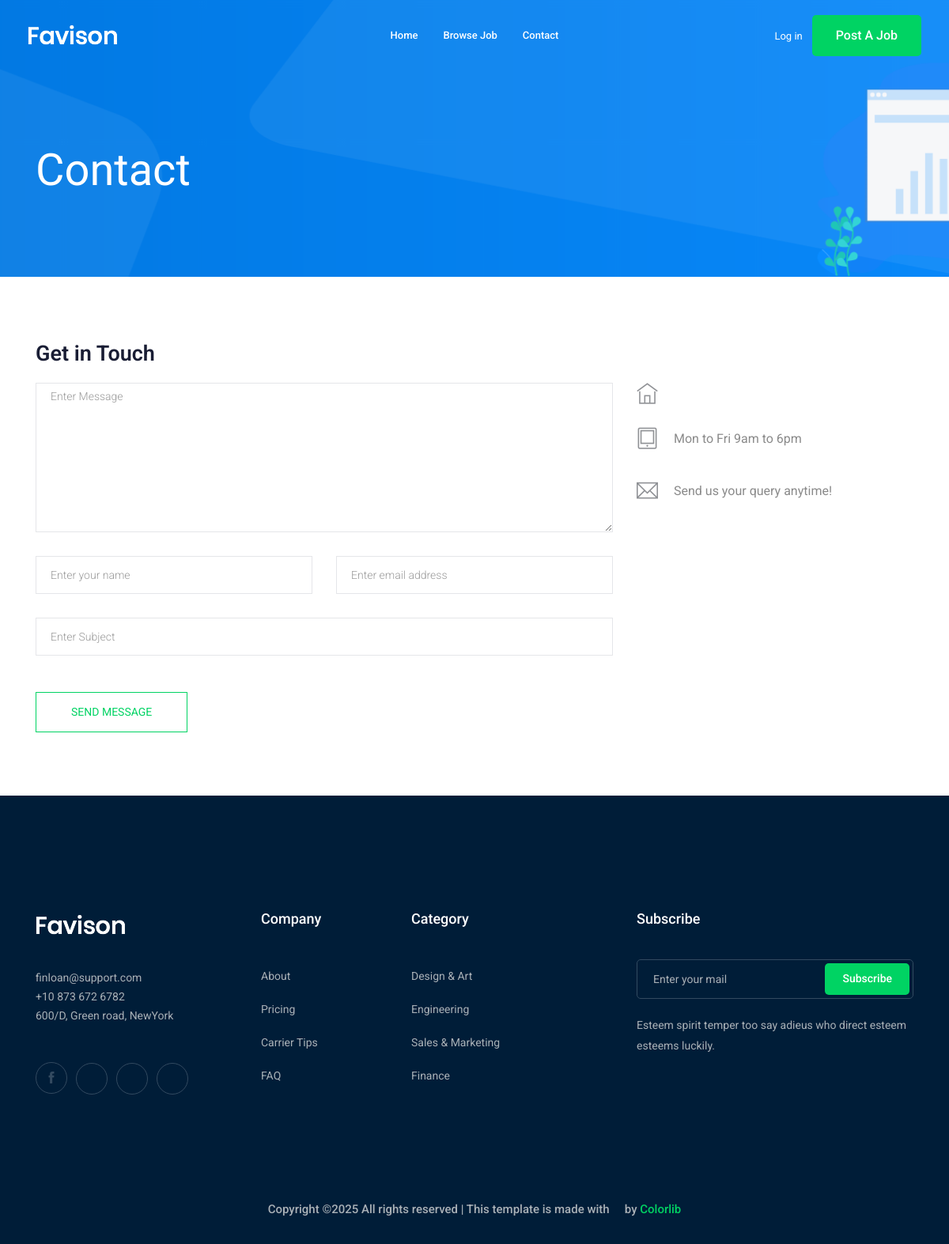
Before: /Contact/ with the older database file.
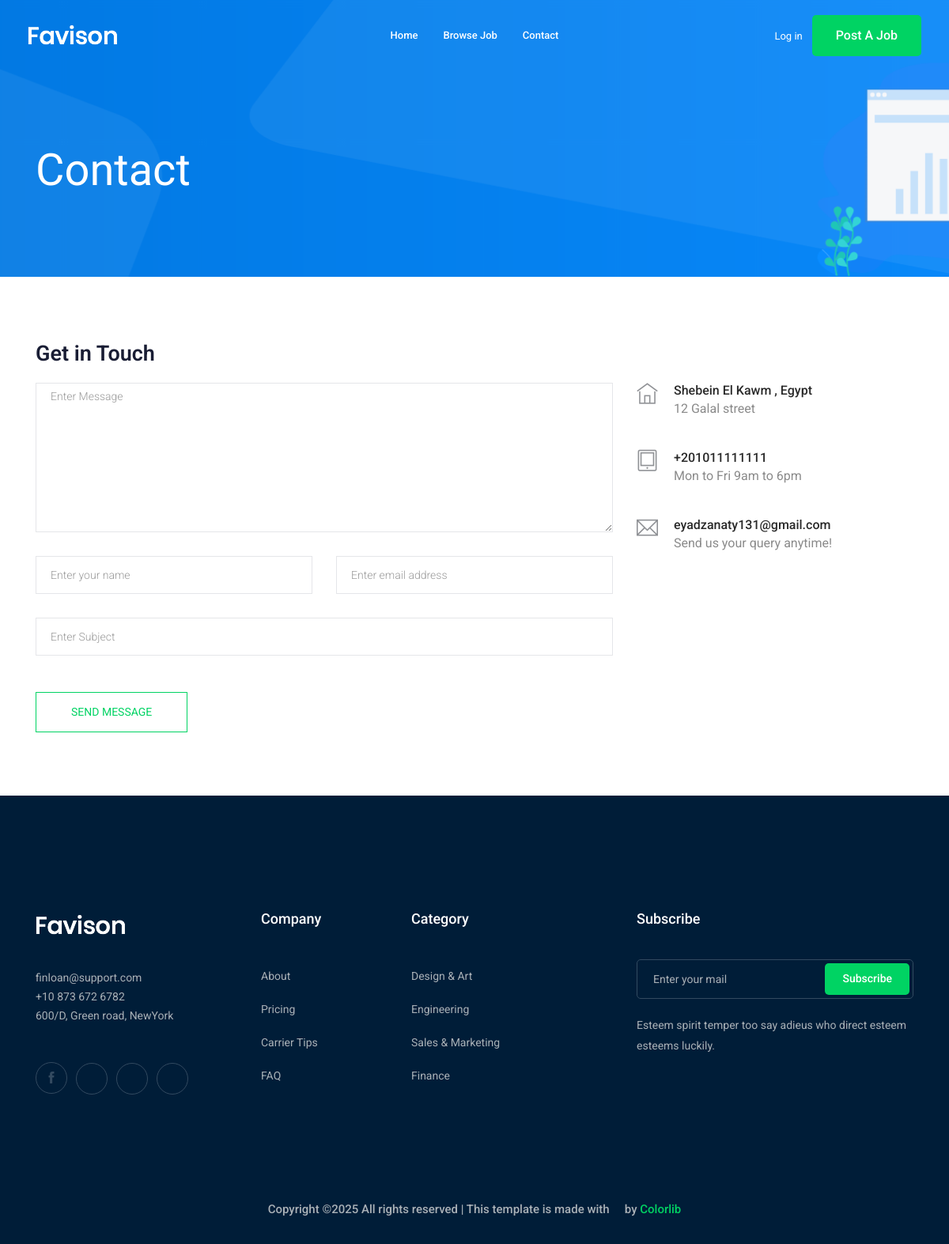
After: the same page with the newer database file.
### contact/models.py (models this page shows, shortened)
class Info(models.Model):
    location= models.CharField(max_length= 50)
    street= models.CharField(max_length= 50)
    phone_number = PhoneNumberField()
    email= models.EmailField(max_length=30, null=True, blank=True)

### contact/views.py (the view, shortened to what this page needs)
# urls.py: path('', views.send_message, name='contact'),
def send_message(request):
    myinfo=Info.objects.first()
    context= {'info': myinfo}
    return render(request, 'contact/contact.html', context)

### contact/templates/contact/contact.html (shortened to what this page needs)
{% extends 'base.html' %}
{% block body %}
    <div class="bradcam_area bradcam_bg_1">
        <div class="container">
            <div class="row">
                <div class="col-xl-12">
                    <div class="bradcam_text">
                        <h3>contact</h3>
                    </div>
                </div>
            </div>
        </div>
    </div>
  <section class="contact-section section_padding">
    <div class="container">
      <div class="row">
        <div class="col-12">
          <h2 class="contact-title">Get in Touch</h2>
        </div>
        <div class="col-lg-8">
          <form class="form-contact contact_form" method="post" novalidate="novalidate">
            <div class="row">
              <div class="col-12">
                <div class="form-group">
                    <textarea class="form-control w-100" name="message" id="message" cols="30" rows="9" onfocus="this.placeholder = ''" onblur="this.placeholder = 'Enter Message'" placeholder = 'Enter Message'></textarea>
                </div>
              </div>
              <div class="col-sm-6">
                <div class="form-group">
                  <input class="form-control" name="name" id="name" type="text" onfocus="this.placeholder = ''" onblur="this.placeholder = 'Enter your name'" placeholder = 'Enter your name'>
                </div>
              </div>
              <div class="col-sm-6">
                <div class="form-group">
                  <input class="form-control" name="email" id="email" type="email" onfocus="this.placeholder = ''" onblur="this.placeholder = 'Enter email address'" placeholder = 'Enter email address'>
                </div>
              </div>
              <div class="col-12">
                <div class="form-group">
                  <input class="form-control" name="subject" id="subject" type="text" onfocus="this.placeholder = ''" onblur="this.placeholder = 'Enter Subject'" placeholder = 'Enter Subject'>
                </div>
              </div>
            </div>
            <div class="form-group mt-3">
              <button type="submit" class="button button-contactForm btn_4 boxed-btn">Send Message</button>
            </div>
          </form>
        </div>
        <div class="col-lg-4">
          <div class="media contact-info">
            <span class="contact-info__icon"><i class="ti-home"></i></span>
            <div class="media-body">
              <h3>{{info.location}}</h3>
              <p>{{info.street}}</p>
            </div>
          </div>
          <div class="media contact-info">
            <span class="contact-info__icon"><i class="ti-tablet"></i></span>
            <div class="media-body">
              <h3>{{info.phone_number}}</h3>
              <p>Mon to Fri 9am to 6pm</p>
            </div>
          </div>
          <div class="media contact-info">
            <span class="contact-info__icon"><i class="ti-email"></i></span>
            <div class="media-body">
              <h3>{{info.email}}</h3>
              <p>Send us your query anytime!</p>
            </div>
          </div>
        </div>
      </div>
    </div>
  </section>
{% endblock body %}

Changed rows visible on the page:
added Info: location "Shebein El Kawm , Egypt", street "12 Galal street", phone_number "+201011111111", email "eyadzanaty131@gmail.com"
